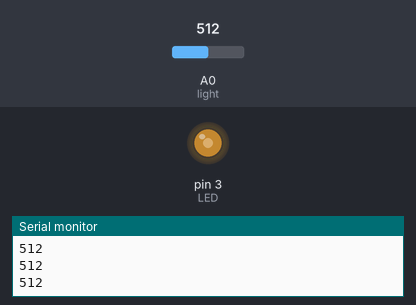
Simulated run of this sketch. Board: Arduino Uno, built with avr-gcc and run on an emulated ATmega328P. On the bench: output pins drawn as LEDs (lit = HIGH), the last lines printed to the serial monitor. Inputs (shaded band) come from the test bench; at power-on: A0 (light) = 512.

Above: at 1.2 s.
1.3 s: A0 (light) set to 716
At 2.3 s:
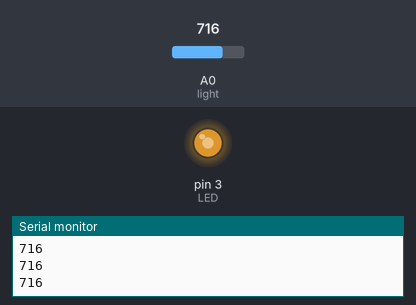
2.8 s: A0 (light) set to 900
At 3.7 s:
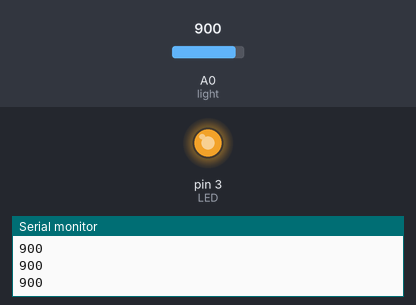
4.3 s: A0 (light) set to 1003
At 5.0 s:
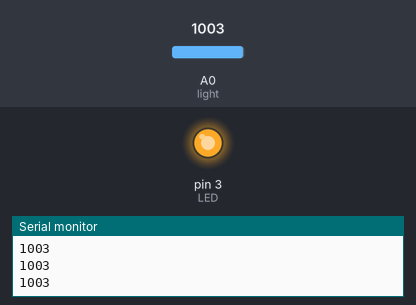
5.8 s: A0 (light) set to 1019
At 6.3 s:
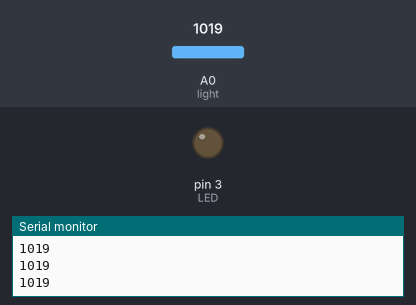
7.3 s: A0 (light) set to 1023
At 7.7 s:
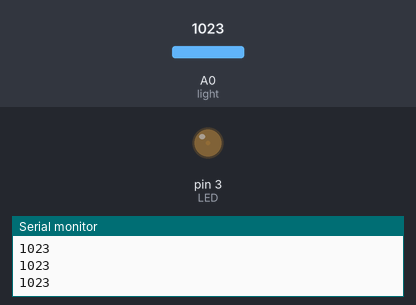
Timing chart, 0 to 9.8 s (numbered marks = the images above; inputs shaded):
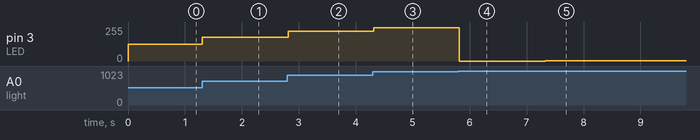

The sketch:

lightsensor-DSPSb.ino
```cpp
const int LED = 3;
const int light = A0;
int LEDValue = 0;
int lightValue = 0;

void setup() {
  // put your setup code here, to run once:
  pinMode(LED, OUTPUT);
  pinMode(light, INPUT);
  Serial.begin(9600);
}

void loop() {
  // put your main code here, to run repeatedly:
  lightValue = analogRead(light);
  LEDValue = map(lightValue, 35, 1015, 0, 255);
  analogWrite(LED, LEDValue);
  Serial.println(lightValue);
  delay(100);


}
```

Measured:
- the behaviour switches between 1018 and 1019 on A0 (light) (found by bisection; images 3 and 4)
- after the input at 1.3 s, pin 3 (LED): 124/255 → 177/255 at once
- after the input at 2.8 s, pin 3 (LED): 177/255 → 225/255 at once
- after the input at 4.3 s, pin 3 (LED): 225/255 → 251/255 at once
- after the input at 5.8 s, pin 3 (LED): 251/255 → 0/255 at once
- after the input at 7.3 s, pin 3 (LED): 0/255 → 1/255 at once
